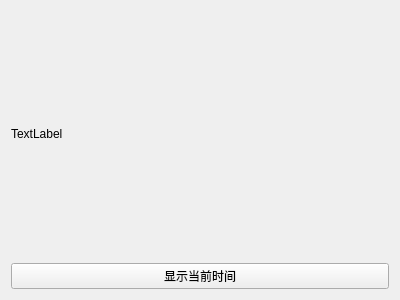
<?xml version="1.0" encoding="UTF-8"?>
<ui version="4.0">
 <class>quest5</class>
 <widget class="QWidget" name="quest5">
  <property name="geometry">
   <rect>
    <x>0</x>
    <y>0</y>
    <width>400</width>
    <height>300</height>
   </rect>
  </property>
  <property name="windowTitle">
   <string>Form</string>
  </property>
  <layout class="QVBoxLayout" name="verticalLayout_2">
   <item>
    <layout class="QVBoxLayout" name="verticalLayout">
     <item>
      <widget class="QLabel" name="label">
       <property name="text">
        <string>TextLabel</string>
       </property>
      </widget>
     </item>
     <item>
      <widget class="QPushButton" name="pushButton">
       <property name="text">
        <string>显示当前时间</string>
       </property>
      </widget>
     </item>
    </layout>
   </item>
  </layout>
 </widget>
 <resources/>
 <connections/>
</ui>
